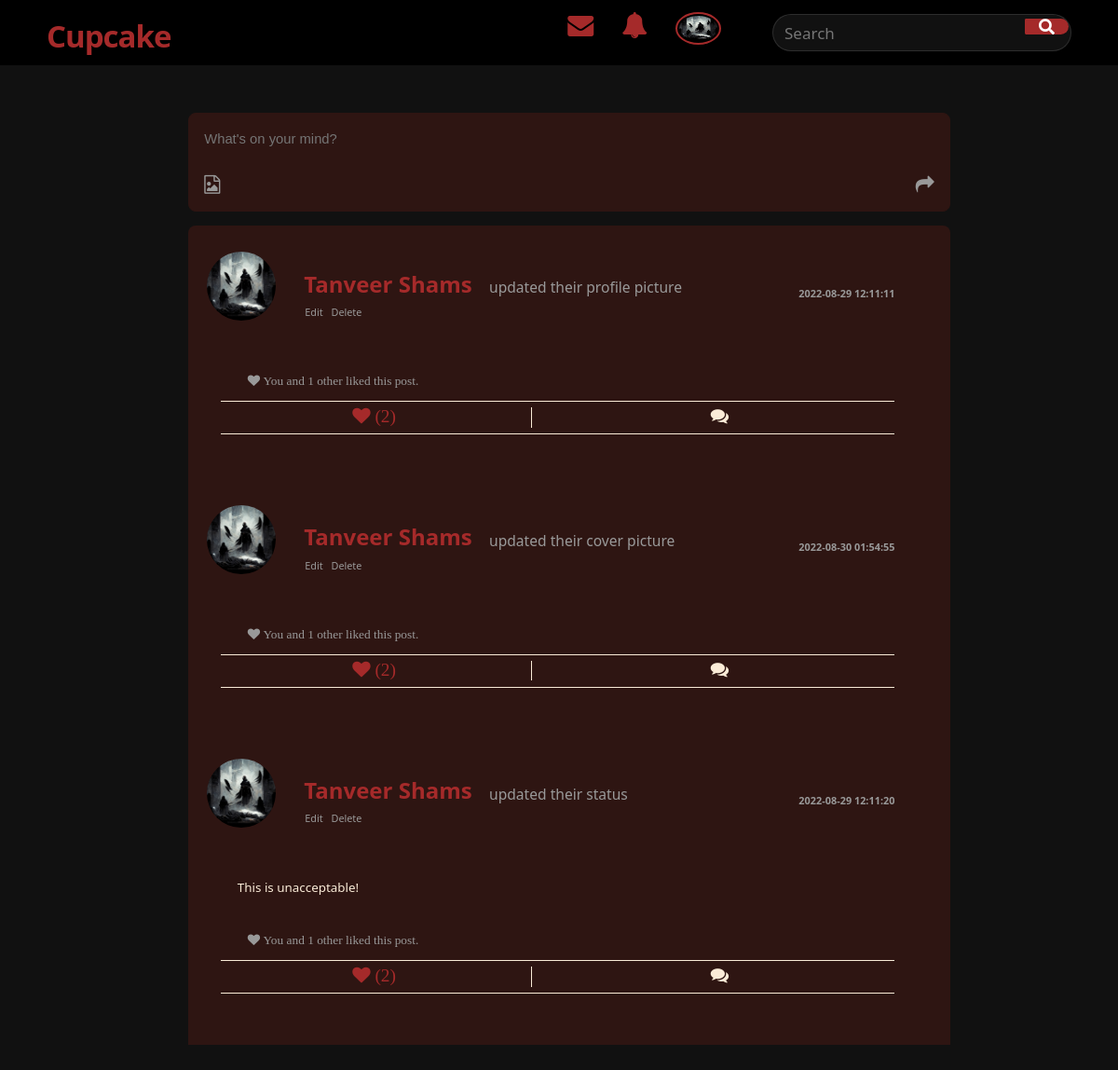
The page /HomePage.php (signed in) on the database its author committed.
### tables this page shows
CREATE TABLE `users` (
  `ID` bigint(20) NOT NULL,
  `userID` bigint(20) NOT NULL,
  `firstName` varchar(50) NOT NULL,
  `lastName` varchar(50) NOT NULL,
  `dp` varchar(2000) NOT NULL,
  `cover` varchar(2000) NOT NULL,
  `email` varchar(100) NOT NULL,
  `phone` bigint(17) NOT NULL,
  `gender` varchar(50) NOT NULL,
  `password` varchar(100) NOT NULL,
  `friendRequests` varchar(1000) DEFAULT '0',
  `friendsCount` varchar(1000) NOT NULL DEFAULT '0',
  `urlAdress` varchar(100) NOT NULL,
  `date` timestamp NOT NULL DEFAULT current_timestamp() ON UPDATE current_timestamp(),
  `birthDate` varchar(100) NOT NULL
);

CREATE TABLE `posts` (
  `id` bigint(20) NOT NULL,
  `postId` varchar(10000) NOT NULL,
  `userId` bigint(20) NOT NULL,
  `post` longtext NOT NULL,
  `image` varchar(1000) NOT NULL,
  `hasImage` tinyint(1) NOT NULL,
  `dp` tinyint(1) NOT NULL,
  `cover` tinyint(1) NOT NULL,
  `comments` bigint(20) NOT NULL,
  `reacts` bigint(20) NOT NULL,
  `shares` bigint(20) NOT NULL,
  `date` timestamp NOT NULL DEFAULT current_timestamp() ON UPDATE current_timestamp()
);

### connect.php (called while the page is built, shortened)
<?php
class connectDatabase
{
    private $host = "localhost";
    private $username = "root";
    private $password = "";
    private $database = "cubcake";
    function cnct()
    {
        $con = mysqli_connect($this->host, $this->username, $this->password, $this->database);
        return $con;
    }
    function read($quer)
    {
        $con = $this->cnct();
        $res = mysqli_query($con, $quer);
        if (!$res) {
            return false;
        }
        else {
            $val = [];
            while ($row = mysqli_fetch_assoc($res)) {
                $val[] = $row;
            }
            return $val;
        }
    }
}

### loginUser.php (called while the page is built, shortened)
<?php
class loginUser
{
    public function loginCheck($userID)
    {
        if (is_numeric($userID)) {
            $quer = "SELECT * FROM USERS WHERE userID = '$userID' limit 1";
            $database = new connectDatabase();
            $res = $database->read($quer);
            if ($res) {
                return $res[0];
            }else {
                header("Location: login.php");
                die;
            }
        } else {
            header("Location: login.php");
            die;
        }
    }
}

### media.php (called while the page is built, shortened)
<?php
    class media {
        public function preview($media,$type) {
            $prev = $media."_coverPrev.jpg";
            if(file_exists($prev)) {
                return $prev;
            }
        }
    }
?>

### createPost.php (called while the page is built, shortened)
<?php
class createPosts
{
    public function getPosts($userId)
    {
        $quer = "SELECT * FROM posts WHERE userId = '$userId' ORDER BY id DESC";
        $database = new connectDatabase();
        $res = $database->read($quer);
        if ($res) {
            return $res;
        } else {
            return false;
        }
    }
    public function getReactors($postId, $type)
    {
        $database = new connectDatabase;
        $quer = "SELECT reacts FROM reacts WHERE type = '$type' && postid = $postId limit 1";
        $res = $database->read($quer);
        if ($res) {
            $resAr = json_decode($res[0]['reacts'], true);
            return $resAr;
        }
        return false;
    }
}

### userInformation.php (called while the page is built, shortened)
<?php
    class userData {
        public function fetchData($userID) {
            $quer = "SELECT * FROM USERS WHERE userID = $userID limit 1";
            $database = new connectDatabase();
            $res = $database->read($quer);
            if($res) {
                $ans = $res[0];
                return $ans;
            } else {
                return false;
            }
        }
    }
    ?>

### postData.php (the view, shortened to what this page needs)
<div id="status">
    <div style="width: 100%;">
        <div  id="NameHeader" style="color: var(--col9); margin-bottom:-3%">
            <a href="ProfilePage.php?id=<?php echo $posterUs['userID']; ?>" style="color: antiquewhite; text-decoration:none">
                <img src="<?php echo $media->preview($posterUs['dp'], 'dp') ?>" style="border-radius:50%; width:10%;">
            </a>
            <a href="ProfilePage.php?id=<?php echo $posterUs['userID']; ?>" style="margin-left:2vw; margin-right:1vw; color: antiquewhite; text-decoration:none;">
                <span class="textsizeCorrect texthover2"><?php echo $posterUs['firstName'] . " " . $posterUs['lastName'];
                                        $name = $posterUs['firstName'] . " " . $posterUs['lastName'];
                                        ?></span>
            </a>
            <span class="textsizeCorrect" style="color: var(--col8); font-weight:normal; font-size:1.3vw;">
                <?php
                $pron = 'their';
                if ($val['dp']) {
                    echo " updated $pron profile picture";
                } elseif ($val['cover']) {
                    echo " updated $pron cover picture";
                } elseif ($val['hasImage']) {
                    echo " uploaded a picture";
                } else {
                    echo " updated $pron status";
                }
                ?>
            </span>
            <span class="smallestText" id="time" style="margin-top:5%; color: var(--col8); float:right"><?php echo $val['date'] ?></span>
            <br>
        </div>
        <?php
        $postId = $val['postId'];
        if ($posterUs['userID'] == $_SESSION['user']) {
            echo "
                <a href='editPost.php?postid=$postId' style='text-decoration:none'>
                <span class='smallerText' id='editPost'
                        style='margin-left: calc(11% + 2vw);margin-top:-50%; color: var(--col8);'>Edit</span></a>
                <a href='deletePost.php?postid=$postId' style='text-decoration:none'>
                <span class='smallerText' id='deletePost'
                        style='margin-left:5px;margin-top:-50%; color: var(--col8);'>Delete</span></a>";
        }
        ?>
        <div style="margin-left: 2%; margin-top:-3%; font-size:calc(0.5em + 0.5vw)">
            <div id="textPart">
                <?php
                if ($val['post'] != "") {
                    $post = htmlspecialchars($val['post']);
                    $string = strip_tags($post);
                    echo "<p> $string<br></p>";
                }
                ?>
            </div>
            <div class="textsizeCorrect" id="reactShow" >
                <?php
                $color = "antiquewhite";
                $likes = "";
                $post = new createPosts();
                $res = $post->getReactors($val['postId'], 'post');
                $reacters = [];
                $flag = false;
                echo "<a id='reactors_$val[postId]' class='react-data' href='showReactors.php?type=post&postid=$val[postId]'>";
                if ($res) {
                    $users = new userData();
                    foreach ($res as $value) {
                        $valu = $users->fetchData($value['reactor']);
                        $reacters[] = $valu['firstName'] . " " . $valu['lastName'];
                        if ($valu['userID'] == $_SESSION['user']) {
                            $flag = true;
                        }
                    }
                    $count = count($reacters);
                    if ($flag) {
                        $count = count($reacters) - 1;
                        $color = "brown";
                        if ($count > 0) {
                            if ($count == 1) {
                                $likes = "You and 1 other liked this post.";
                            } else {
                                $likes = "You and " . $count . "others liked this post.";
                            }
                        } else {
                            $likes = "You liked this post.";
                        }
                    }
                }
                if ($likes != "") {
                    echo "<i class='fa fa-heart' style='padding-right: 5px;'>&nbsp$likes</i>";
                }
                echo "</a>";
                ?>
            </div>
            <div id="reactSec">
                <div id="flex" style="padding-left: 19%;padding-right: 8%">
                    <?php
                    $reactCount = "";
                    if ($val['reacts'] > 0) {
                        $reactCount = "(" . $val['reacts'] . ")";
                    }
                    ?>
                    <a id="heart_icon" class="react_icon" style="color:<?php echo $color ?>" onclick='getData(event)' href="react.php?type=post&postid=<?php echo $val['postId'] ?>">
                        <i class="fa fa-heart fa-2x " style="font-size:calc(1em + 0.5vw); " aria-hidden="true">
                            <?php echo $reactCount ?></i>
                    </a>
                </div>
                <div id="flex" style="padding-left: 27%;padding-right: 8%;border-left: solid thin;">
                <?php
                $postidd = $val['postId'];
                $quer = "SELECT * FROM `comments` WHERE postid ='$postidd'";
                $new = new connectDatabase();
                $res = count($new->read($quer));
                if($res==0){
                    $res="";
                }
                else{
                    $res = "(".$res.")";
                }
                $posts = htmlspecialchars($val['post']);
                echo "<a href='postView.php?postId=$postId&postId=$val[postId]&date=$val[date]&reacts=$val[reacts]&image=$val[image]&name=$name&userID=$posterUs[userID]&dp=$posterUs[dp]&post=$posts' class='react_icon'>
                        <i class='fa fa-comments fa-2x' style='font-size:calc(1em + 0.5vw)' aria-hidden='true'>$res</i>
                    </a>
                ";?>
                </div>
            </div>
        </div>
    </div>
</div>

### HomePage.php (shortened to what this page needs)
<?php
include("connect.php");
include("loginUser.php");
include("userInformation.php");
include("createPost.php");
include("media.php");
$media = new media();
$userId = $_SESSION['user'];
$poster = new createPosts();
$userPosts = $poster->getPosts($userId);
?>
<!DOCTYPE html>
<html>
<head>
    <link rel="stylesheet" href="https://cdnjs.cloudflare.com/ajax/libs/twitter-bootstrap/5.1.0/css/bootstrap.min.css">
    <link rel="stylesheet" href="https://cdnjs.cloudflare.com/ajax/libs/font-awesome/5.15.4/css/all.min.css">
    <link rel="stylesheet" href="css/style.css">
</head>
<body class="textsizeCorrect">
    <?php include('navBar.php');?>
    <div id="bodyContainer">
        <div style="display: flex;">
            <div id="condivcontainer2">
                <div id="containposter" >
                    <form method="post" enctype="multipart/form-data">
                        <textarea name="posts" placeholder="What's on your mind?"></textarea>
                        <label for="dp">
                                <i id='addPic' class='fa fa-file-image-o icon' aria-hidden='true' style='font-size: 20px;'></i>
                            </label>
                            <button style='background-color:transparent; border:none;' id='submitButton' type='submit'><i id='submitButton' class='fa fa-share icon' aria-hidden='true' style='font-size: 20px;'></i> </button>
                        <br>
                    </form>
                </div>
                <div id="statusBar">
                <?php
                    $media = new media();
                    if($userPosts) {
                        foreach($userPosts as $val) {
                            $us = new userData();
                            $posterUs = $us->fetchData($val['userId']);
                            include('postData.php');
                        }
                    }
                ?>
                </div>
            </div>
        </div>
    </div>
</body>
</html>

### navBar.php (shortened to what this page needs)
<?php
    $log = new loginUser();
    $userData=$log->loginCheck($_SESSION['user']);
?>
<link rel="stylesheet" href="css/font-awesome-4.7.0/css/font-awesome.min.css" />
<link rel="stylesheet" href="css/navStyle.css" />
<nav class="fixed-top">
    <a href="HomePage.php" class="basic">
        <div class="logo floating">
            Cupcake
        </div>
    </a>
    <div class="nav-items">
        <li class="li_icons"><a href="getMessagePage.php" class="basic icons"><i class="fa fa-envelope" aria-hidden="true"></i></a></li>
        <li class="li_icons"><a href="" class="basic icons"><i class="fa fa-bell" aria-hidden="true"></i></a></li>
        <li class="li_img"><a href="ProfilePage.php">
                <img src=<?php echo $media->preview($userData['dp'],'dp') ?> class="propic" id="profilepic" alt="profilepic">
            </a>
        </li>
    </div>
    <form method="post" action="searchShow.php">
        <input type="search" name="search" id="search" class="search-data" placeholder="Search" required>
        <?php
        echo '
        <a href=""> <button type="submit" class="fas fa-search"></button> </a>';?>
    </form>
</nav>

### rows shown on the page
users: dp (picture)
posts: users.dp (picture), users.firstName "Tanveer", users.lastName "Shams", date "2022-08-29 12:11:11", likes "You and 1 other liked this post.", reacts "(2)"
posts: users.dp (picture), users.firstName "Tanveer", users.lastName "Shams", date "2022-08-30 01:54:55", likes "You and 1 other liked this post.", reacts "(2)"
posts: users.dp (picture), users.firstName "Tanveer", users.lastName "Shams", date "2022-08-29 12:11:20", post "This is unacceptable!", likes "You and 1 other liked this post.", reacts "(2)"
